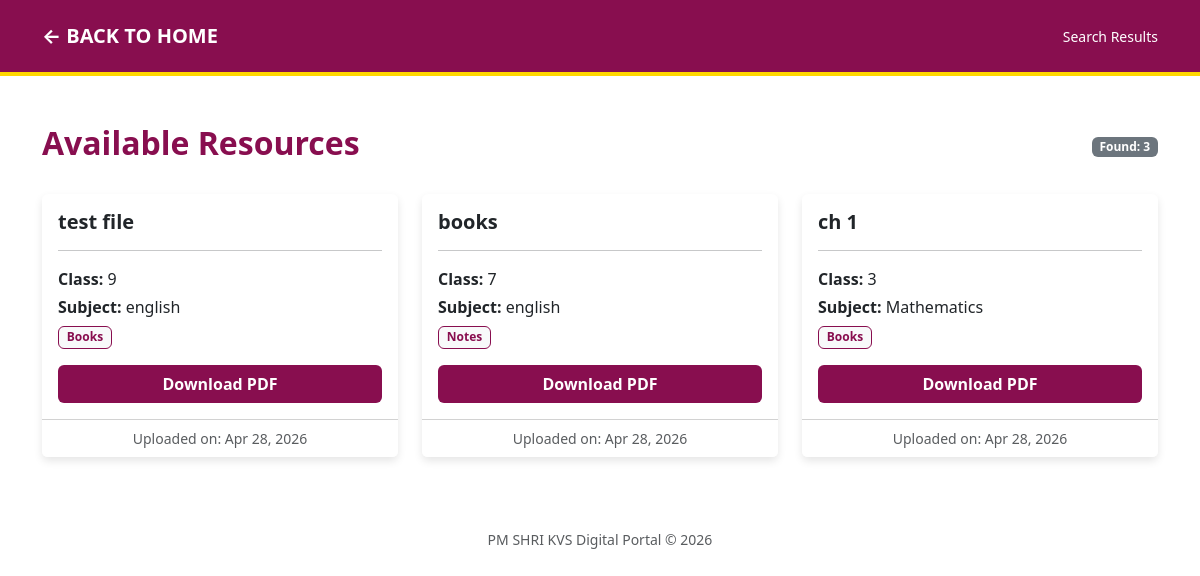
The app's page /search/ with its own data.
### library/models.py (models this page shows, shortened)
class Resource(models.Model):
    RESOURCE_TYPES = [
        ('books', 'Books'),
        ('review', 'Book Review'),
        ('notes', 'Notes'),
        ('paper', 'Question Paper'),
        ('module', 'Learning Modules'),
    ]
    title = models.CharField(max_length=200)
    subject = models.CharField(max_length=100)
    class_level = models.CharField(max_length=10)
    resource_type = models.CharField(max_length=50, choices=RESOURCE_TYPES)
    pdf_file = models.FileField(upload_to='pdfs/')
    uploaded_at = models.DateTimeField(auto_now_add=True)

### library/views.py (the view)
# urls.py: path('search/', views.search, name='search'), # Added name='search' here
def search(request):
    class_val = request.GET.get('class_level')
    subject_val = request.GET.get('subject')
    resource_val = request.GET.get('resource_type')
    results = Resource.objects.all()
    if class_val:
        results = results.filter(class_level=class_val)
    if subject_val:
        results = results.filter(subject__icontains=subject_val)
    if resource_val:
        results = results.filter(resource_type=resource_val)
    return render(request, 'library/search.html', {
        'results': results,
        'query': class_val
    })

### library/templates/library/search.html (shortened to what this page needs)
{% load static %}
<!DOCTYPE html>
<html lang="en">
<head>
    <link href="https://cdn.jsdelivr.net/npm/bootstrap@5.3.0/dist/css/bootstrap.min.css" rel="stylesheet">
</head>
<body>
    <nav class="navbar navbar-dark p-3">
        <div class="container">
            <a class="navbar-brand fw-bold" href="{% url 'home' %}">← BACK TO HOME</a>
            <span class="text-white small">Search Results</span>
        </div>
    </nav>
    <div class="container mt-5">
        <div class="d-flex justify-content-between align-items-center mb-4">
            <h2 class="fw-bold" style="color: var(--kvs-maroon);">Available Resources</h2>
            <span class="badge bg-secondary">Found: {{ results.count }}</span>
        </div>
        <div class="row">
            {% for item in results %}
                <div class="col-md-4 mb-4">
                    <div class="card h-100">
                        <div class="card-body">
                            <h5 class="card-title fw-bold text-dark">{{ item.title }}</h5>
                            <hr>
                            <p class="mb-1"><strong>Class:</strong> {{ item.class_level }}</p>
                            <p class="mb-1"><strong>Subject:</strong> {{ item.subject }}</p>
                            <p class="mb-3"><span class="badge badge-subject">{{ item.get_resource_type_display }}</span></p>
                            {% if item.pdf_file %}
                                <a href="{{ item.pdf_file.url }}" class="btn btn-download w-100" download>
                                    Download PDF
                                </a>
                            {% else %}
                                <button class="btn btn-secondary w-100" disabled>No File Available</button>
                            {% endif %}
                        </div>
                        <div class="card-footer bg-white text-muted small text-center">
                            Uploaded on: {{ item.uploaded_at|date:"M d, Y" }}
                        </div>
                    </div>
                </div>
            {% endfor %}
        </div>
    </div>
    <footer class="text-center py-5 text-muted small">
        PM SHRI KVS Digital Portal &copy; 2026
    </footer>
</body>
</html>

### library/templates/library/search.html (style rules this page uses)
:root { --kvs-maroon: #880e4f; --kvs-gold: #ffd700; }
.navbar { background-color: var(--kvs-maroon); border-bottom: 4px solid var(--kvs-gold); }
.card { border: none; box-shadow: 0 4px 8px rgba(0,0,0,0.1); transition: 0.3s; }
.btn-download { background-color: var(--kvs-maroon); color: white; font-weight: bold; }
.badge-subject { background-color: #f8f9fa; color: var(--kvs-maroon); border: 1px solid var(--kvs-maroon); }

### records on screen
Resource: title "test file", class_level "9", subject "english", resource_type "Books", uploaded_at "Apr 28, 2026"
Resource: title "books", class_level "7", subject "english", resource_type "Notes", uploaded_at "Apr 28, 2026"
Resource: title "ch 1", class_level "3", subject "Mathematics", resource_type "Books", uploaded_at "Apr 28, 2026"

### other values on screen
{{ results.count }} "3"
